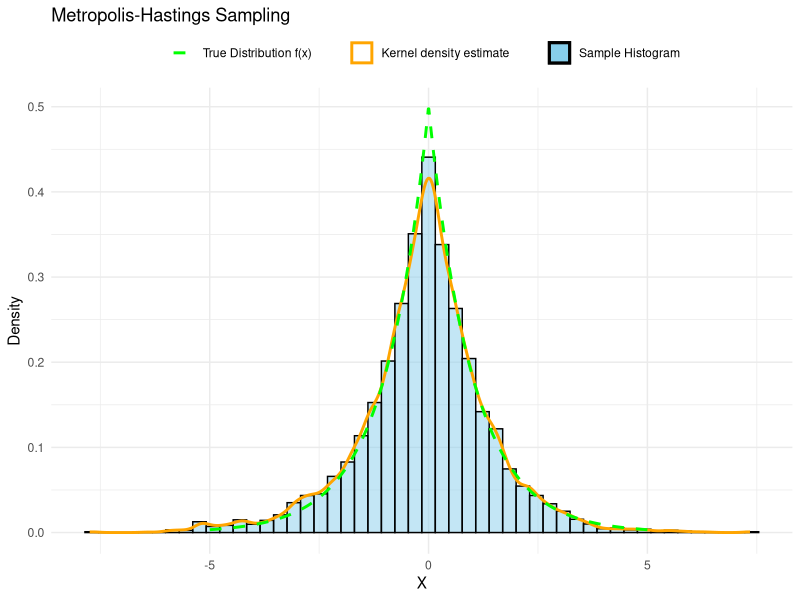
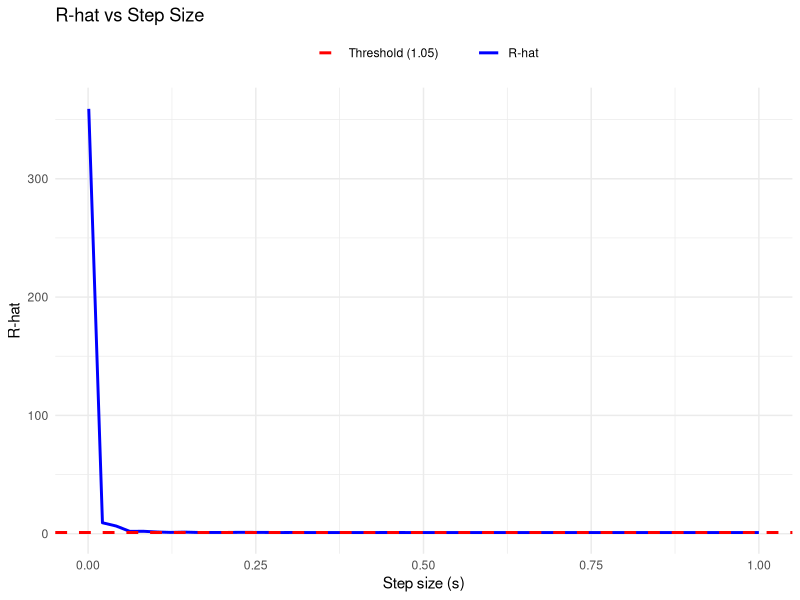

Generate these figures, in order, with R:
## ---- chunk 1
# Fix seed for reproducibility
set.seed(123)
## ---- chunk 2
# Define the target probability density function
laplace_pdf <- function(x) {
  return (0.5 * exp(-abs(x)))
}
## ---- chunk 3
#Implementation Metropolis-Hastings random walk
mh_sampler <- function(N, s, x0 = 0) {
  output1 <- numeric(N)
  output1[1] <- x0
  
  for (i in 2:N) {
    proposal_x_star <- rnorm(1, mean = output1[i - 1], sd = s)
    acceptance_ratio1 <- laplace_pdf(proposal_x_star) / laplace_pdf(output1[i - 1])
    
    if (log(runif(1)) < log(acceptance_ratio1)) {
      output1[i] <- proposal_x_star
    } else {
      output1[i] <- output1[i - 1]
    }
  }
  
  return(output1)
}

## ---- chunk 4
# Draw samples from the Laplace distribution using MH algorithm
N <- 10000
s <- 1
chain <- mh_sampler(N, s)
## ---- chunk 5
# wrap result in a data frame for plotting
result_df <- data.frame(draws = chain)
## ---- chunk 6
library(ggplot2)


# Sequence for true density curve
x_values <- seq(-5, 5, length.out = 1000)
reference1 <- data.frame(x = x_values, y = laplace_pdf(x_values))

# Create plot with legend style
plot1 <- ggplot(result_df, aes(x = draws)) +
  
  # Histogram
  geom_histogram(aes(y = ..density.., fill = "Sample Histogram"), bins = 50, color = "black", alpha = 0.5) +
  
  # Kernel Density Estimate (KDE)
  geom_density(aes(color = "Kernel density estimate"), size = 1) +
  
  # True Laplace PDF
  geom_line(data = reference1, aes(x = x, y = y, linetype = "True Distribution f(x)"), color = "green", size = 1) +
  
  # Customize legend style
  scale_fill_manual(name = "", values = c("Sample Histogram" = "skyblue")) +
  scale_color_manual(name = "", values = c("Kernel density estimate" = "orange")) +
  scale_linetype_manual(name = "", values = c("True Distribution f(x)" = "dashed")) +
  
  # Labels and title
  labs(title = "Metropolis-Hastings Sampling", x = "X", y = "Density") +
  theme_minimal() +
  
  # Position legend at top
  theme(legend.position = "top")

# Display the plot
print(plot1)

## ---- chunk 7
# Estimate Monte Carlo mean and standard deviation
mean_est <- mean(chain)
sd_est <- sd(chain)
cat("Monte Carlo Mean:", mean_est, "\n")
cat("Monte Carlo SD:", sd_est, "\n")
## ---- chunk 8
# Define funtion to calculate R-hat statistic
rhat_statistic <- function(N, s, J, init_values) {
  all_chains <- matrix(NA, nrow = N, ncol = J)
  
  for (j in 1:J) {
    all_chains[, j] <- mh_sampler(N, s, init_values[j])
  }
  
  Mj <- colMeans(all_chains)
  Vj <- apply(all_chains, 2, var)
  
  W <- mean(Vj)
  M <- mean(Mj)
  B <- mean((Mj - M)^2)
  
  R_hat_value <- sqrt((B + W) / W)
  return(R_hat_value)
}
## ---- chunk 9
# evaluate R-hat across different step sizes
s_values <- seq(0.001, 1, length.out = 50)
R_hat_values <- sapply(s_values, function(s) rhat_statistic(N = 2000, s = s, J = 4, init_values = c(-5, 0, 5, 10)))
## ---- chunk 10
# organize results for plotting
rhat_data <- data.frame(s_values, R_hat_values)

# visualization of R-hat against step size
p <- ggplot(rhat_data, aes(x = s_values, y = R_hat_values)) +
  
  # R-hat curve
  geom_line(aes(color = "R-hat"), size = 1) +
  
  # Threshold line at 1.05
  geom_hline(aes(yintercept = 1.05, linetype = "Threshold (1.05)"), color = "red", size = 1) +
  
  # Customize legend
  scale_color_manual(name = "", values = c("R-hat" = "blue")) +
  scale_linetype_manual(name = "", values = c("Threshold (1.05)" = "dashed")) +
  
  # Labels and theme
  labs(title = "R-hat vs Step Size", x = "Step size (s)", y = "R-hat") +
  theme_minimal() +
  
  # Position legend at top-right
  theme(legend.position = "top")

# Display the plot
print(p)
